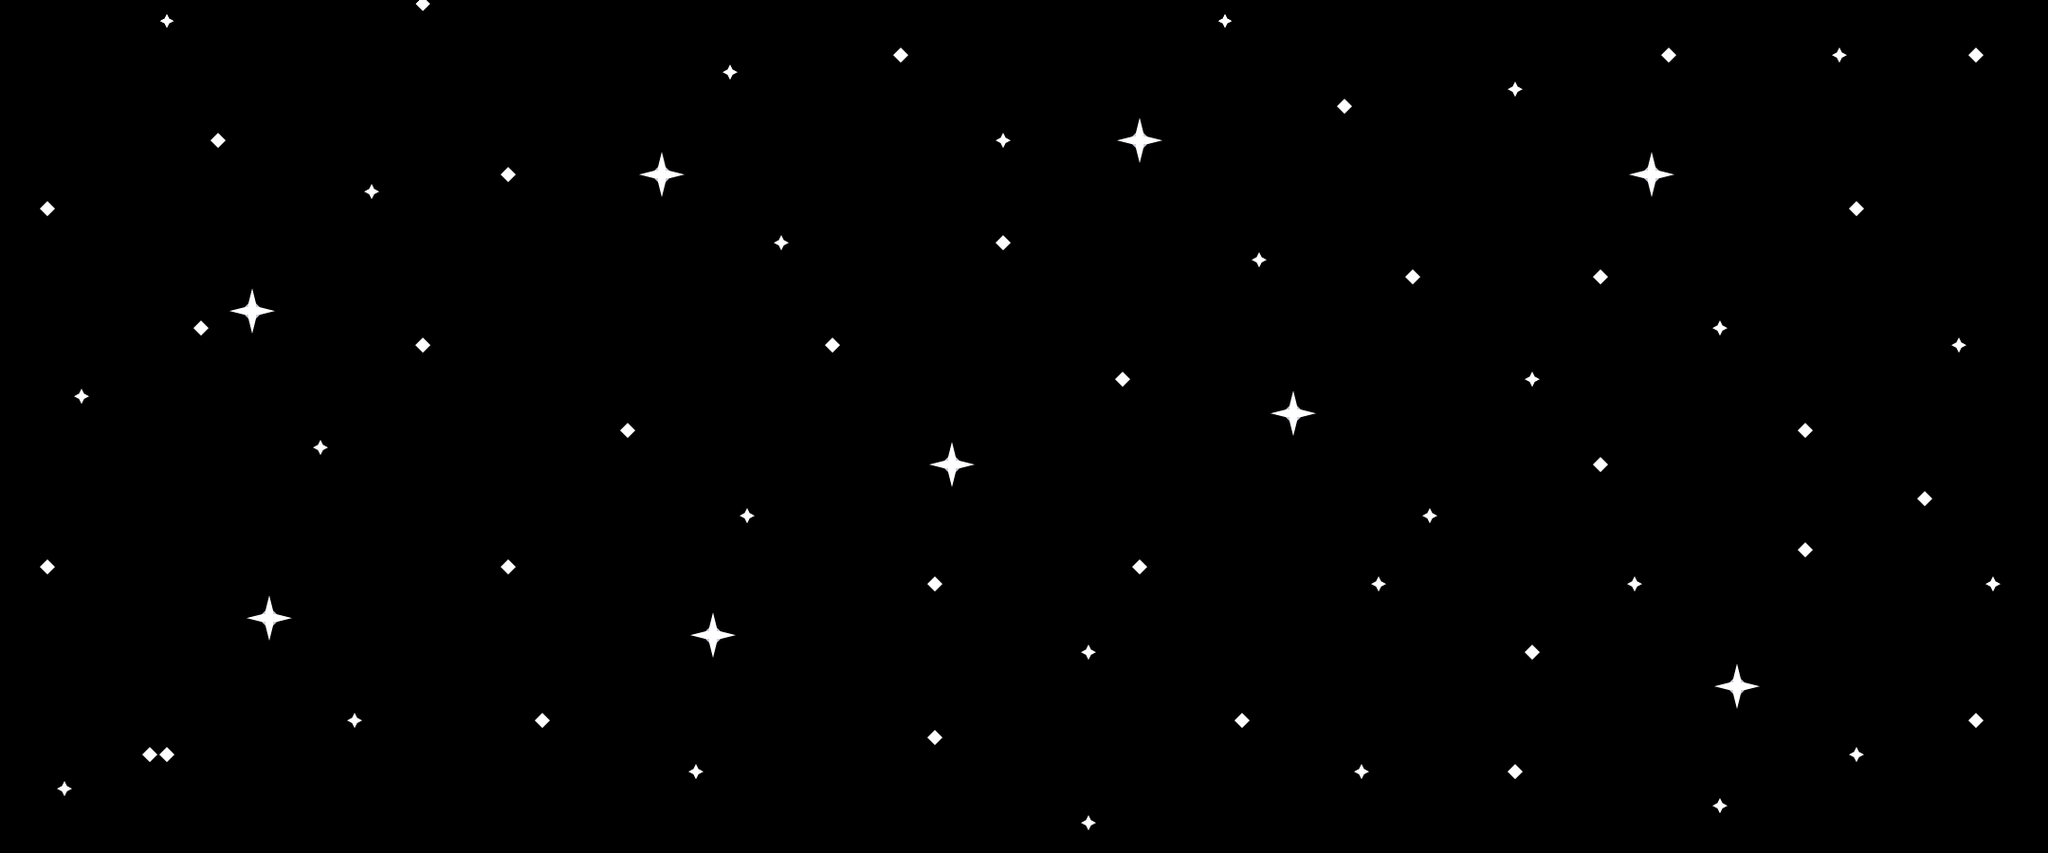

This is a level from a 2D game, rendered from its Tiled map with the project's own tilesets. A one-line summary and the map file follow, with tile-layer data summarised:
An orthogonal 120x50 tile map with 18x18 px tiles, 1 tile layer (background), 2 tilesets and 23 objects (22x enemy, start).

<map version="1.10" tiledversion="1.10.2" orientation="orthogonal" renderorder="right-down" width="120" height="50" tilewidth="18" tileheight="18" infinite="0" nextlayerid="4" nextobjectid="43">
 <editorsettings>
  <export target="3rdLvl.tmj" format="json" />
 </editorsettings>
 <tileset firstgid="1" name="Space" tilewidth="64" tileheight="64" tilecount="48" columns="8">
  <image source="simpleSpace_tilesheet.png" width="512" height="384" />
 </tileset>
 <tileset firstgid="49" name="platformer" tilewidth="18" tileheight="18" tilecount="180" columns="20">
  <image source="tilemap_packed.png" width="360" height="162" />
  <tile id="0">
   <properties>
    <property name="collides" type="bool" value="true" />
   </properties>
  </tile>
  <tile id="1">
   <properties>
    <property name="collides" type="bool" value="true" />
   </properties>
  </tile>
  <tile id="2">
   <properties>
    <property name="collides" type="bool" value="true" />
   </properties>
  </tile>
  <tile id="3">
   <properties>
    <property name="collides" type="bool" value="true" />
   </properties>
  </tile>
  <tile id="12">
   <properties>
    <property name="collides" type="bool" value="true" />
   </properties>
  </tile>
  <tile id="13">
   <properties>
    <property name="collides" type="bool" value="true" />
   </properties>
  </tile>
  <tile id="14">
   <properties>
    <property name="collides" type="bool" value="true" />
   </properties>
  </tile>
  <tile id="15">
   <properties>
    <property name="collides" type="bool" value="true" />
   </properties>
  </tile>
  <tile id="16">
   <properties>
    <property name="collides" type="bool" value="true" />
   </properties>
  </tile>
  <tile id="17">
   <properties>
    <property name="collides" type="bool" value="true" />
   </properties>
  </tile>
  <tile id="18">
   <properties>
    <property name="collides" type="bool" value="true" />
   </properties>
  </tile>
  <tile id="19">
   <properties>
    <property name="collides" type="bool" value="true" />
   </properties>
  </tile>
  <tile id="20">
   <properties>
    <property name="collides" type="bool" value="true" />
   </properties>
  </tile>
  <tile id="21">
   <properties>
    <property name="collides" type="bool" value="true" />
   </properties>
  </tile>
  <tile id="22">
   <properties>
    <property name="collides" type="bool" value="true" />
   </properties>
  </tile>
  <tile id="23">
   <properties>
    <property name="collides" type="bool" value="true" />
   </properties>
  </tile>
  <tile id="36">
   <properties>
    <property name="collides" type="bool" value="true" />
   </properties>
  </tile>
  <tile id="37">
   <properties>
    <property name="collides" type="bool" value="true" />
   </properties>
  </tile>
  <tile id="38">
   <properties>
    <property name="collides" type="bool" value="true" />
   </properties>
  </tile>
  <tile id="39">
   <properties>
    <property name="collides" type="bool" value="true" />
   </properties>
  </tile>
  <tile id="40">
   <properties>
    <property name="collides" type="bool" value="true" />
   </properties>
  </tile>
  <tile id="41">
   <properties>
    <property name="collides" type="bool" value="true" />
   </properties>
  </tile>
  <tile id="42">
   <properties>
    <property name="collides" type="bool" value="true" />
   </properties>
  </tile>
  <tile id="43">
   <properties>
    <property name="collides" type="bool" value="true" />
   </properties>
  </tile>
  <tile id="47">
   <properties>
    <property name="collides" type="bool" value="true" />
   </properties>
  </tile>
  <tile id="48">
   <properties>
    <property name="collides" type="bool" value="true" />
   </properties>
  </tile>
  <tile id="49">
   <properties>
    <property name="collides" type="bool" value="true" />
   </properties>
  </tile>
  <tile id="50">
   <properties>
    <property name="collides" type="bool" value="true" />
   </properties>
  </tile>
  <tile id="56">
   <properties>
    <property name="collides" type="bool" value="true" />
   </properties>
  </tile>
  <tile id="57">
   <properties>
    <property name="collides" type="bool" value="true" />
   </properties>
  </tile>
  <tile id="58">
   <properties>
    <property name="collides" type="bool" value="true" />
   </properties>
  </tile>
  <tile id="59">
   <properties>
    <property name="collides" type="bool" value="true" />
   </properties>
  </tile>
  <tile id="60">
   <properties>
    <property name="collides" type="bool" value="true" />
   </properties>
  </tile>
  <tile id="61">
   <properties>
    <property name="collides" type="bool" value="true" />
   </properties>
  </tile>
  <tile id="62">
   <properties>
    <property name="collides" type="bool" value="true" />
   </properties>
  </tile>
  <tile id="63">
   <properties>
    <property name="collides" type="bool" value="true" />
   </properties>
  </tile>
  <tile id="76">
   <properties>
    <property name="collides" type="bool" value="true" />
   </properties>
  </tile>
  <tile id="77">
   <properties>
    <property name="collides" type="bool" value="true" />
   </properties>
  </tile>
  <tile id="78">
   <properties>
    <property name="collides" type="bool" value="true" />
   </properties>
  </tile>
  <tile id="79">
   <properties>
    <property name="collides" type="bool" value="true" />
   </properties>
  </tile>
  <tile id="80">
   <properties>
    <property name="collides" type="bool" value="true" />
   </properties>
  </tile>
  <tile id="81">
   <properties>
    <property name="collides" type="bool" value="true" />
   </properties>
  </tile>
  <tile id="82">
   <properties>
    <property name="collides" type="bool" value="true" />
   </properties>
  </tile>
  <tile id="83">
   <properties>
    <property name="collides" type="bool" value="true" />
   </properties>
  </tile>
  <tile id="100">
   <properties>
    <property name="collides" type="bool" value="true" />
   </properties>
  </tile>
  <tile id="101">
   <properties>
    <property name="collides" type="bool" value="true" />
   </properties>
  </tile>
  <tile id="102">
   <properties>
    <property name="collides" type="bool" value="true" />
   </properties>
  </tile>
  <tile id="103">
   <properties>
    <property name="collides" type="bool" value="true" />
   </properties>
  </tile>
  <tile id="120">
   <properties>
    <property name="collides" type="bool" value="true" />
   </properties>
  </tile>
  <tile id="121">
   <properties>
    <property name="collides" type="bool" value="true" />
   </properties>
  </tile>
  <tile id="122">
   <properties>
    <property name="collides" type="bool" value="true" />
   </properties>
  </tile>
  <tile id="123">
   <properties>
    <property name="collides" type="bool" value="true" />
   </properties>
  </tile>
  <tile id="140">
   <properties>
    <property name="collides" type="bool" value="true" />
   </properties>
  </tile>
  <tile id="141">
   <properties>
    <property name="collides" type="bool" value="true" />
   </properties>
  </tile>
  <tile id="142">
   <properties>
    <property name="collides" type="bool" value="true" />
   </properties>
  </tile>
  <tile id="143">
   <properties>
    <property name="collides" type="bool" value="true" />
   </properties>
  </tile>
 </tileset>
 <layer id="1" name="background" width="120" height="50">
  <data>[6000 cells, 69 non-empty, 3 distinct tile ids]</data>
 </layer>
 <objectgroup id="2" name="Enemies">
  <object id="7" name="enemy" gid="33" x="1540" y="602" width="64" height="64" />
  <object id="8" name="enemy" gid="33" x="1456" y="928" width="64" height="64" />
  <object id="9" name="enemy" gid="33" x="1394" y="308" width="64" height="64" />
  <object id="10" name="enemy" gid="33" x="1532" y="132" width="64" height="64" />
  </objectgroup>
 <objectgroup id="3" name="Spawn">
  <!-- 1 objects omitted --></objectgroup>
</map>
<!-- 19 of 23 objects omitted -->
